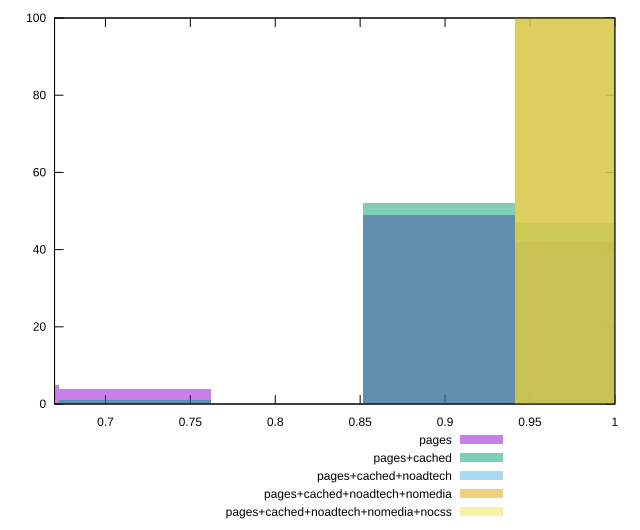

The script that saved this image:
reset

$pages <<EOF
0.9862795890983859 42
0.8966178082712599 49
0.7172942466170079 4
0.627632465789882 5
EOF

$pagesCached <<EOF
0.8966178082712599 52
0.9862795890983859 47
0.7172942466170079 1
EOF

$pagesCachedNoadtech <<EOF
0.9862795890983859 100
EOF

$pagesCachedNoadtechNomedia <<EOF
0.9862795890983859 100
EOF

$pagesCachedNoadtechNomediaNocss <<EOF
0.9862795890983859 100
EOF

set key outside below
set boxwidth 0.08966178082712599
set xrange [0.67:1]
set yrange [0:100]
set trange [0:100]
set style fill transparent solid 0.5 noborder
set terminal svg size 640, 530 enhanced background rgb 'white'
set output "report_00009_2021-02-08T22-37-41.559Z/unminified-css/comparison/histogram/all_score.svg"

plot $pages title "pages" with boxes, \
     $pagesCached title "pages+cached" with boxes, \
     $pagesCachedNoadtech title "pages+cached+noadtech" with boxes, \
     $pagesCachedNoadtechNomedia title "pages+cached+noadtech+nomedia" with boxes, \
     $pagesCachedNoadtechNomediaNocss title "pages+cached+noadtech+nomedia+nocss" with boxes

reset
